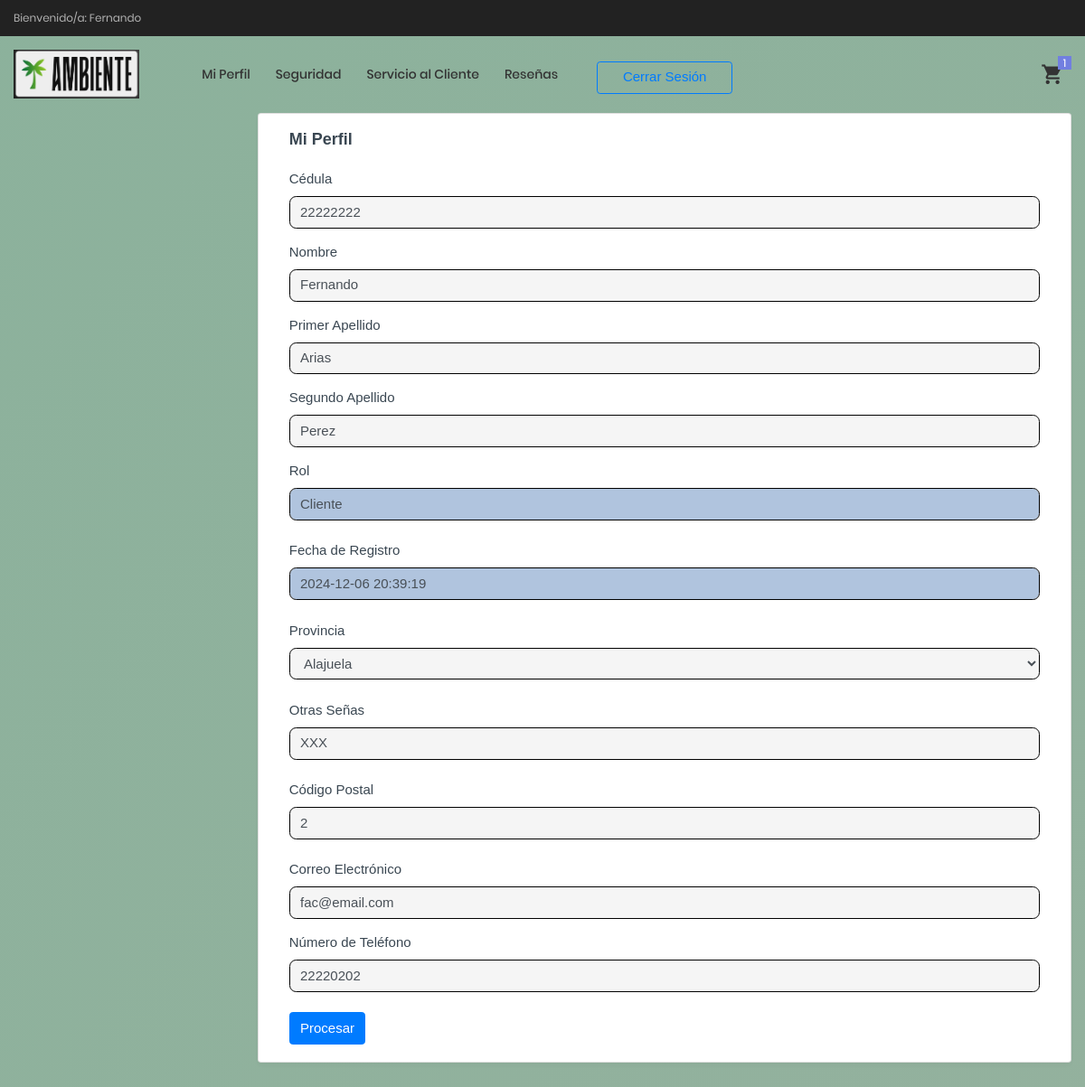
Page /View/Cliente/consultarPerfil.php (signed in) on the earlier database version.
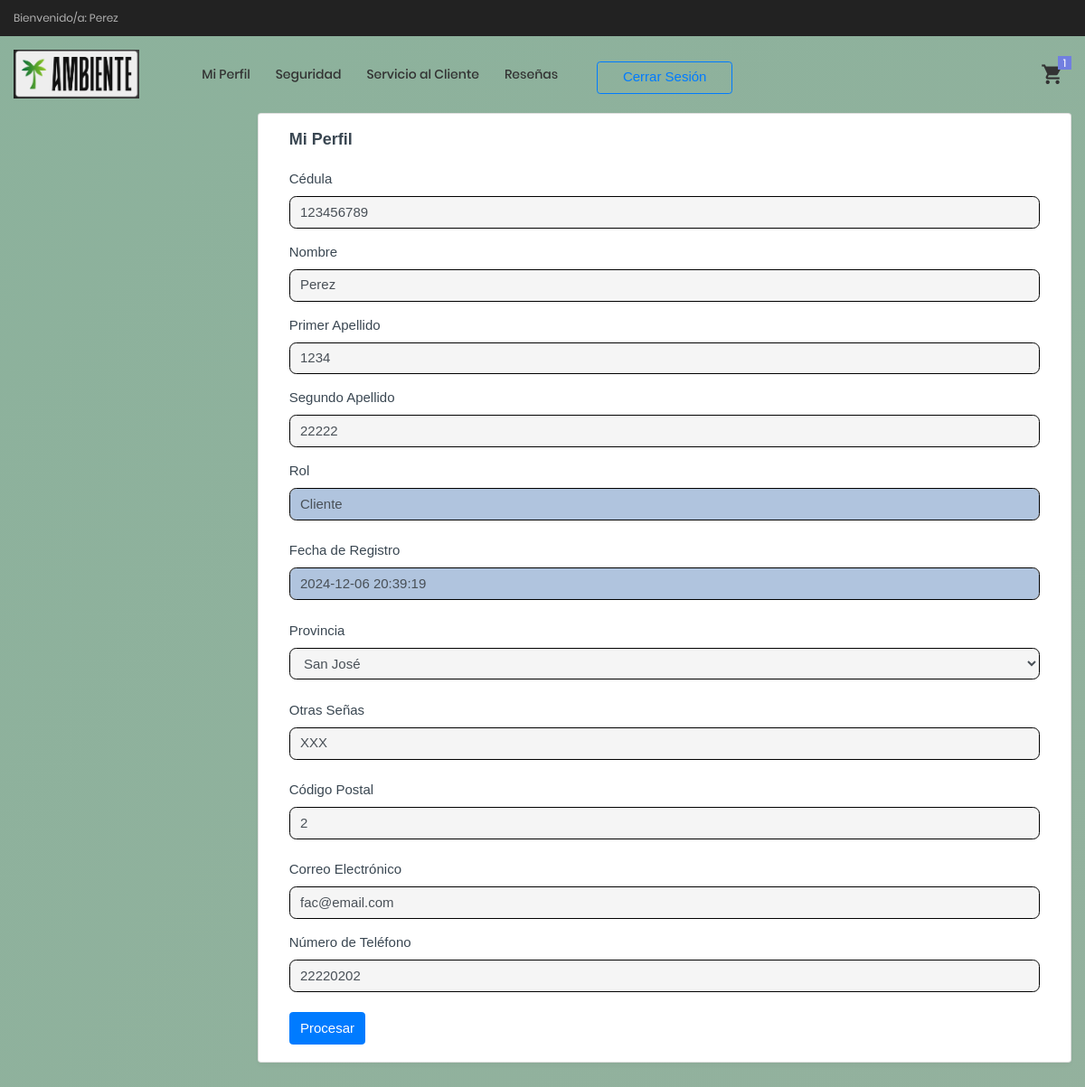
Same page on the later database version.
### tables this page shows
CREATE TABLE `clientes` (
  `clienteID` int(11) NOT NULL AUTO_INCREMENT,
  `cedula` varchar(9) NOT NULL,
  `nombre` varchar(50) NOT NULL,
  `apellido1` varchar(50) NOT NULL,
  `apellido2` varchar(50) NOT NULL,
  `contrasena` varchar(20) NOT NULL,
  `estadoID` int(11) NOT NULL,
  `rolID` int(11) NOT NULL,
  `fechaRegistro` datetime NOT NULL,
  `provinciaID` int(11) NOT NULL,
  `cantonID` int(11) DEFAULT NULL,
  `distritoID` int(11) DEFAULT NULL,
  `otrasSenas` varchar(200) NOT NULL,
  `codigoPostal` varchar(10) DEFAULT NULL,
  `correo` varchar(50) NOT NULL,
  `telefono` varchar(15) NOT NULL,
  PRIMARY KEY (`clienteID`),
  UNIQUE KEY `cedula` (`cedula`),
  UNIQUE KEY `correo` (`correo`),
  UNIQUE KEY `telefono` (`telefono`),
  KEY `estadoID` (`estadoID`),
  KEY `rolID` (`rolID`),
  KEY `provinciaID` (`provinciaID`),
  CONSTRAINT `clientes_ibfk_1` FOREIGN KEY (`estadoID`) REFERENCES `estados` (`estadoID`) ON DELETE CASCADE,
  CONSTRAINT `clientes_ibfk_2` FOREIGN KEY (`rolID`) REFERENCES `roles` (`rolID`) ON DELETE CASCADE,
  CONSTRAINT `clientes_ibfk_5` FOREIGN KEY (`provinciaID`) REFERENCES `provincias` (`provinciaID`) ON DELETE NO ACTION
);

CREATE TABLE `roles` (
  `rolID` int(11) NOT NULL AUTO_INCREMENT,
  `nombreRol` varchar(25) NOT NULL,
  PRIMARY KEY (`rolID`)
);

### Model/ClienteModel.php (called while the page is built, shortened)
<?php
    function ConsultarClienteModel($clienteID)
    {
        try
        {
            $enlace = AbrirBD();
            $sentencia = "CALL ConsultarCliente('$clienteID')";
            $resultado = $enlace -> query($sentencia);
            return $resultado;
        }
        catch(Exception $ex)
        {
            return null;
        }
    }
    function ConsultarProvinciasModel()
    {
        try {
            $enlace = AbrirBD();
            $sentencia = "CALL ConsultarProvincias()";
            $resultado = $enlace->query($sentencia);
            return $resultado;
        } catch (Exception $ex) {
            return null;
        }
    }
    ?>

### Controller/ClienteController.php (called while the page is built, shortened)
<?php
    include_once $_SERVER["DOCUMENT_ROOT"] . '/ProyectoAmbienteWeb/Model/ClienteModel.php';
    function ConsultarCliente($clienteID)
    {
        $resultado = ConsultarClienteModel($clienteID);
        if($resultado != null && $resultado -> num_rows > 0)
        {
            return mysqli_fetch_array($resultado);
        }
        else
        {
            $_POST["txtMensaje"] = "Su información no se ha obtenido correctamente";
        }
    }
        function ConsultarProvincias()
        {
            $resultado = ConsultarProvinciasModel();
            if ($resultado != null && $resultado->num_rows > 0) {
                return $resultado;
            }
        }
    ?>

### View/Cliente/consultarPerfil.php (the view, shortened to what the changed rows need)
<?php
    include_once $_SERVER["DOCUMENT_ROOT"] . '/ProyectoAmbienteWeb/View/layout.php';
    include_once $_SERVER["DOCUMENT_ROOT"] . '/ProyectoAmbienteWeb/Controller/ClienteController.php';
    $id = $_SESSION["ClienteID"];
    $datos = ConsultarCliente($id);
?>
<!doctype html>
<html lang="en">
<?php
    ReferenciasCSS();
?>
<body class="page-wrapper radial-gradient">
    <div id="main-wrapper" data-layout="vertical" data-navbarbg="skin6" data-sidebartype="full"
        data-sidebar-position="fixed" data-header-position="fixed"
        <?php
            MostrarMenu();
        ?>
        <div class="body-wrapper">
            <div class="container-fluid">
                <div class="row">
                    <div class="card">
                        <div class="card-body">
                            <form action="" method="POST">
                                <div class="mb-3">
                                    <label class="form-label">Cédula</label>
                                    <input type="text" class="form-control" id="txtCedula"name="txtCedula"
                                    value="<?php echo $datos["cedula"] ?>">
                                </div>
                                <div class="mb-3">
                                    <label class="form-label">Nombre</label>
                                    <input type="text" class="form-control" id="txtNombre" name="txtNombre"
                                    value="<?php echo $datos["nombre"] ?>">
                                </div>
                                <div class="mb-3">
                                    <label class="form-label">Primer Apellido</label>
                                    <input type="text" class="form-control" id="txtApellido1" name="txtApellido1"
                                    value="<?php echo $datos["apellido1"] ?>">
                                </div>
                                <div class="mb-3">
                                    <label class="form-label">Segundo Apellido</label>
                                    <input type="text" class="form-control" id="txtApellido2" name="txtApellido2"
                                    value="<?php echo $datos["apellido2"] ?>">
                                </div>
                                <div class="mb-4">
                                    <label class="form-label">Rol</label>
                                    <input type="text" class="form-control" id="txtRol" name="txtRol" readOnly="true"
                                    style="background-color: #B0C4DE"
                                    value="<?php echo $datos["nombreRol"] ?>">
                                </div>
                                <div class="mb-4">
                                    <label class="form-label">Fecha de Registro</label>
                                    <input type="text" class="form-control" id="txtFechaRegistro" name="txtFechaRegistro" readOnly="true"
                                    style="background-color: #B0C4DE"
                                    value="<?php echo $datos["fechaRegistro"] ?>">
                                </div>
                                <div class="mb-4">
                                    <label class="form-label">Provincia</label>
                                    <select id="ddlProvincias" name="ddlProvincias" class="form-control">
                                        <?php
                                            $provincias = ConsultarProvincias();
                                            while($fila = mysqli_fetch_array($provincias))
                                            {
                                                if($fila["provinciaID"] == $datos["provinciaID"])
                                                {
                                                    echo "<option selected value=" . $fila["provinciaID"] . ">" . $fila["provincia"] . "</option>";
                                                }
                                                else
                                                {
                                                    echo "<option value=" . $fila["provinciaID"] . ">" . $fila["provincia"] . "</option>";
                                                }
                                            }
                                        ?>
                                    </select>
                                </div>
                                <div class="mb-4">
                                    <label class="form-label">Otras Señas</label>
                                    <input type="text" class="form-control" id="txtOtrasSenas" name="txtOtrasSenas"
                                    value="<?php echo $datos["otrasSenas"] ?>">
                                </div>
                                <div class="mb-4">
                                    <label class="form-label">Código Postal</label>
                                    <input type="text" class="form-control" id="txtCodigoPostal" name="txtCodigoPostal"
                                    value="<?php echo $datos["codigoPostal"] ?>">
                                </div>
                                <div class="mb-3">
                                    <label class="form-label">Correo Electrónico</label>
                                    <input type="email" class="form-control" id="txtCorreo" name="txtCorreo"
                                    value="<?php echo $datos["correo"] ?>">
                                </div>
                                <div class="mb-4">
                                    <label class="form-label">Número de Teléfono</label>
                                    <input type="text" class="form-control" id="txtTelefono" name="txtTelefono"
                                    value="<?php echo $datos["telefono"] ?>">
                                </div>
                            </form>
                        </div>
                    </div>
                </div>
            </div>
        </div>
    </div>
</body>
</html>

### View/layout.php (shortened to what the changed rows need)
<?php
    function MostrarMenu()
    {
        if(isset($_SESSION["NombreCliente"]) && $_SESSION["RolID"] == "1")
            {
                echo '
		            <div class="container-menu-desktop">
			            <div class="top-bar">
				            <div class="content-topbar flex-sb-m h-full container">
				                <div class="left-top-bar">
					                Vista Administrador: ' . $_SESSION["NombreCliente"] . '
				                </div>
				            <div class="right-top-bar flex-w h-full">
					            <a href="../Cliente/consultarClientes.php" class="flex-c-m trans-04 p-lr-25">
							        Clientes
						        </a>
						        <a href="../Articulos/consultarArticulos.php" class="flex-c-m trans-04 p-lr-25">
							        Artículos
						        </a>
                                <a href="../Soporte/consultarSolicitudes.php" class="flex-c-m trans-04 p-lr-25">
							        Solicitudes
						        </a>
				            </div>
			            </div>
		            </div>';
                } else if (isset($_SESSION["NombreCliente"]) && $_SESSION["RolID"] == "2") {
                echo '
                <div class="container-menu-desktop">
                    <div class="top-bar">
                        <div class="content-topbar flex-sb-m h-full container">
                            <div class="left-top-bar">
                                Bienvenido/a: ' . $_SESSION["NombreCliente"] . '
                            </div>
                        </div>
                    </div>
                </div>';
            }
    }
    function ReferenciasCSS()
    {
        echo '
            <head>
	            <meta charset="UTF-8">
	            <meta name="viewport" content="width=device-width, initial-scale=1">
                <meta charset="utf-8">
                <title>Tienda Ambiente</title>
                <link rel="shortcut icon" type="image/png" href="../images/logo-01.jpeg" />
                <link rel="stylesheet" href="../css/proyecto.css" />
                <link rel="stylesheet" href="../css/styles.min.css" />
                <link rel="stylesheet" href="https://cdn.datatables.net/2.1.8/css/dataTables.bootstrap5.css" />
                <link rel="stylesheet" href="https://cdnjs.cloudflare.com/ajax/libs/font-awesome/4.7.0/css/font-awesome.css" />
                <link rel="stylesheet" href="https://cdn.jsdelivr.net/npm/sweetalert2@11.14.5/dist/sweetalert2.min.css" />
                <link rel="stylesheet" type="text/css" href="../css/bootstrap.min.css">
                <link rel="stylesheet" type="text/css" href="../css/font-awesome.min.css">
                <link rel="stylesheet" type="text/css" href="../css/material-design-iconic-font.min.css">
                <link rel="stylesheet" type="text/css" href="../css/icon-font.min.css">
                <link rel="stylesheet" type="text/css" href="../css/animate.css">
                <link rel="stylesheet" type="text/css" href="../css/hamburgers.min.css">
                <link rel="stylesheet" type="text/css" href="../css/animsition.min.css">
                <link rel="stylesheet" type="text/css" href="../css/select2.min.css">
                <link rel="stylesheet" type="text/css" href="../css/daterangepicker.css">
                <link rel="stylesheet" type="text/css" href="../css/slick.css">
                <link rel="stylesheet" type="text/css" href="../css/magnific-popup.css">
                <link rel="stylesheet" type="text/css" href="../css/perfect-scrollbar.css">
                <link rel="stylesheet" type="text/css" href="../css/util.css">
                <link rel="stylesheet" type="text/css" href="../css/main.css">
            </head>';
    }
?>

Differences in the rows shown:
changed clientes "Perez": txtCedula "22222222" → "123456789"; txtNombre "Fernando" → "Perez"; txtApellido1 "Arias" → "1234"; txtApellido2 "Perez" → "22222"
Other differences:
$_SESSION["NombreCliente"]: "Fernando" → "Perez"
form field ddlProvincias: "Alajuela" → "San José"
